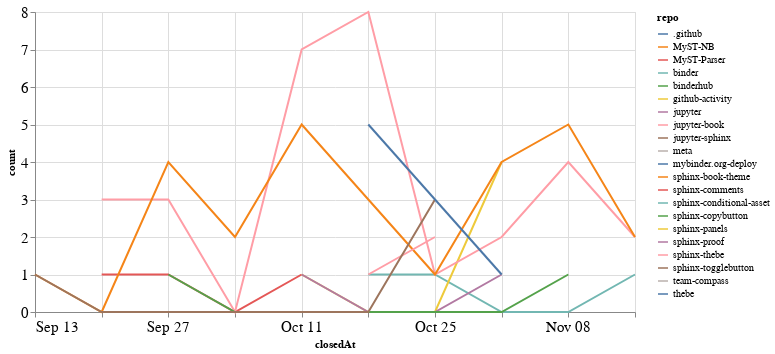

Notebook code cell kept with this figure:
### Code cell
closed_by_time = closed_by.groupby('repo').resample('W', on='closedAt').count()['author'].reset_index()
closed_by_time = closed_by_time.rename(columns={'author': 'count'})

alt.Chart(closed_by_time, width=600).mark_line().encode(
    x='closedAt',
    y='count',
    color='repo',
    tooltip="repo"
)

### Figure 1 — Vega-Lite specification as saved in the notebook (floating-point values rounded to 4 significant figures)
{"config": {"axisLeft": {"labelFontSize": 15}, "axisBottom": {"labelFontSize": 15}}, "data": {"name": "data-cd60f1c427cd54f5d37bd6d7b416b8d3"}, "mark": "line", "encoding": {"color": {"type": "nominal", "field": "repo"}, "tooltip": {"type": "nominal", "field": "repo"}, "x": {"type": "temporal", "field": "closedAt"}, "y": {"type": "quantitative", "field": "count"}}, "width": 600, "$schema": "https://vega.github.io/schema/vega-lite/v4.8.1.json", "datasets": {"data-cd60f1c427cd54f5d37bd6d7b416b8d3": [{"repo": ".github", "closedAt": "2020-11-08T00:00:00", "count": 1}, {"repo": "MyST-NB", "closedAt": "2020-11-08T00:00:00", "count": 1}, {"repo": "MyST-Parser", "closedAt": "2020-09-20T00:00:00", "count": 1}, {"repo": "MyST-Parser", "closedAt": "2020-09-27T00:00:00", "count": 1}, {"repo": "MyST-Parser", "closedAt": "2020-10-04T00:00:00", "count": 0}, {"repo": "MyST-Parser", "closedAt": "2020-10-11T00:00:00", "count": 1}, {"repo": "binder", "closedAt": "2020-10-18T00:00:00", "count": 1}, {"repo": "binder", "closedAt": "2020-10-25T00:00:00", "count": 1}, {"repo": "binder", "closedAt": "2020-11-01T00:00:00", "count": 0}, {"repo": "binder", "closedAt": "2020-11-08T00:00:00", "count": 0}, {"repo": "binder", "closedAt": "2020-11-15T00:00:00", "count": 1}, {"repo": "binderhub", "closedAt": "2020-11-01T00:00:00", "count": 1}, {"repo": "github-activity", "closedAt": "2020-10-11T00:00:00", "count": 1}, {"repo": "github-activity", "closedAt": "2020-10-18T00:00:00", "count": 0}, {"repo": "github-activity", "closedAt": "2020-10-25T00:00:00", "count": 0}, {"repo": "github-activity", "closedAt": "2020-11-01T00:00:00", "count": 4}, {"repo": "jupyter", "closedAt": "2020-10-11T00:00:00", "count": 1}, {"repo": "jupyter", "closedAt": "2020-10-18T00:00:00", "count": 0}, {"repo": "jupyter", "closedAt": "2020-10-25T00:00:00", "count": 0}, {"repo": "jupyter", "closedAt": "2020-11-01T00:00:00", "count": 1}, {"repo": "jupyter-book", "closedAt": "2020-09-20T00:00:00", "count": 3}, {"repo": "jupyter-book", "closedAt": "2020-09-27T00:00:00", "count": 3}, {"repo": "jupyter-book", "closedAt": "2020-10-04T00:00:00", "count": 0}, {"repo": "jupyter-book", "closedAt": "2020-10-11T00:00:00", "count": 7}, {"repo": "jupyter-book", "closedAt": "2020-10-18T00:00:00", "count": 8}, {"repo": "jupyter-book", "closedAt": "2020-10-25T00:00:00", "count": 1}, {"repo": "jupyter-book", "closedAt": "2020-11-01T00:00:00", "count": 2}, {"repo": "jupyter-book", "closedAt": "2020-11-08T00:00:00", "count": 4}, {"repo": "jupyter-book", "closedAt": "2020-11-15T00:00:00", "count": 2}, {"repo": "jupyter-sphinx", "closedAt": "2020-09-27T00:00:00", "count": 1}, {"repo": "meta", "closedAt": "2020-09-13T00:00:00", "count": 2}, {"repo": "mybinder.org-deploy", "closedAt": "2020-10-18T00:00:00", "count": 1}, {"repo": "sphinx-book-theme", "closedAt": "2020-09-13T00:00:00", "count": 1}, {"repo": "sphinx-book-theme", "closedAt": "2020-09-20T00:00:00", "count": 0}, {"repo": "sphinx-book-theme", "closedAt": "2020-09-27T00:00:00", "count": 4}, {"repo": "sphinx-book-theme", "closedAt": "2020-10-04T00:00:00", "count": 2}, {"repo": "sphinx-book-theme", "closedAt": "2020-10-11T00:00:00", "count": 5}, {"repo": "sphinx-book-theme", "closedAt": "2020-10-18T00:00:00", "count": 3}, {"repo": "sphinx-book-theme", "closedAt": "2020-10-25T00:00:00", "count": 1}, {"repo": "sphinx-book-theme", "closedAt": "2020-11-01T00:00:00", "count": 4}, {"repo": "sphinx-book-theme", "closedAt": "2020-11-08T00:00:00", "count": 5}, {"repo": "sphinx-book-theme", "closedAt": "2020-11-15T00:00:00", "count": 2}, {"repo": "sphinx-comments", "closedAt": "2020-09-27T00:00:00", "count": 1}, {"repo": "sphinx-conditional-asset", "closedAt": "2020-10-25T00:00:00", "count": 2}, {"repo": "sphinx-copybutton", "closedAt": "2020-09-27T00:00:00", "count": 1}, {"repo": "sphinx-copybutton", "closedAt": "2020-10-04T00:00:00", "count": 0}, {"repo": "sphinx-copybutton", "closedAt": "2020-10-11T00:00:00", "count": 0}, {"repo": "sphinx-copybutton", "closedAt": "2020-10-18T00:00:00", "count": 0}, {"repo": "sphinx-copybutton", "closedAt": "2020-10-25T00:00:00", "count": 0}, {"repo": "sphinx-copybutton", "closedAt": "2020-11-01T00:00:00", "count": 0}, {"repo": "sphinx-copybutton", "closedAt": "2020-11-08T00:00:00", "count": 1}, {"repo": "sphinx-panels", "closedAt": "2020-10-18T00:00:00", "count": 1}, {"repo": "sphinx-proof", "closedAt": "2020-09-27T00:00:00", "count": 1}, {"repo": "sphinx-thebe", "closedAt": "2020-10-18T00:00:00", "count": 1}, {"repo": "sphinx-thebe", "closedAt": "2020-10-25T00:00:00", "count": 2}, {"repo": "sphinx-togglebutton", "closedAt": "2020-09-13T00:00:00", "count": 1}, {"repo": "sphinx-togglebutton", "closedAt": "2020-09-20T00:00:00", "count": 0}, {"repo": "sphinx-togglebutton", "closedAt": "2020-09-27T00:00:00", "count": 0}, {"repo": "sphinx-togglebutton", "closedAt": "2020-10-04T00:00:00", "count": 0}, {"repo": "sphinx-togglebutton", "closedAt": "2020-10-11T00:00:00", "count": 0}, {"repo": "sphinx-togglebutton", "closedAt": "2020-10-18T00:00:00", "count": 0}, {"repo": "sphinx-togglebutton", "closedAt": "2020-10-25T00:00:00", "count": 3}, {"repo": "team-compass", "closedAt": "2020-10-11T00:00:00", "count": 1}, {"repo": "thebe", "closedAt": "2020-10-18T00:00:00", "count": 5}, {"repo": "thebe", "closedAt": "2020-10-25T00:00:00", "count": 3}, {"repo": "thebe", "closedAt": "2020-11-01T00:00:00", "count": 1}]}}
